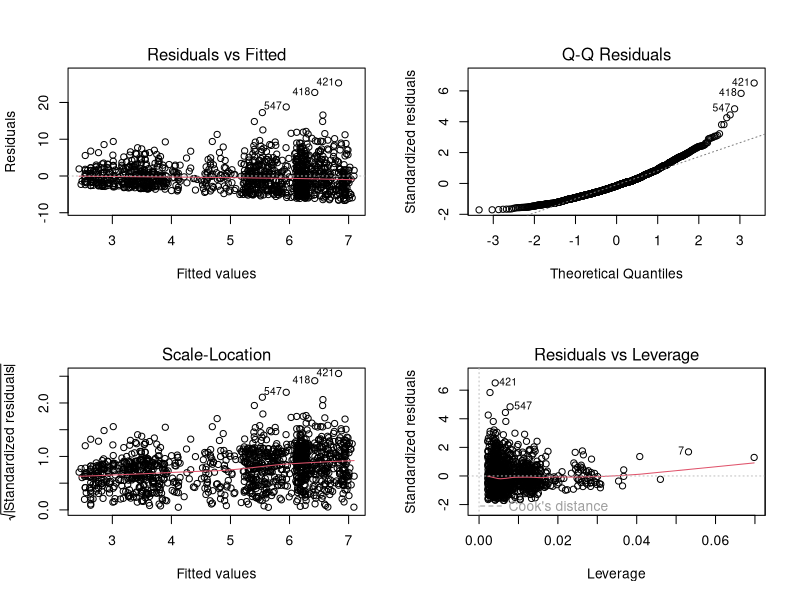
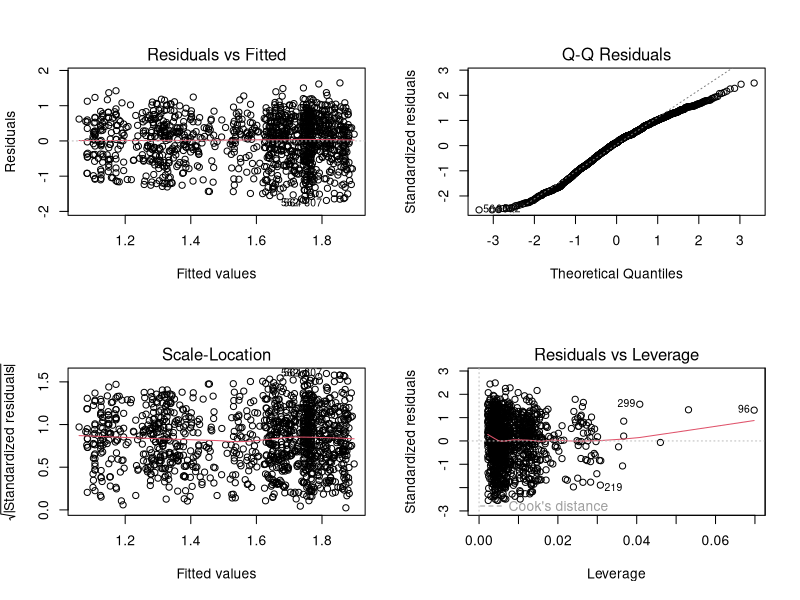
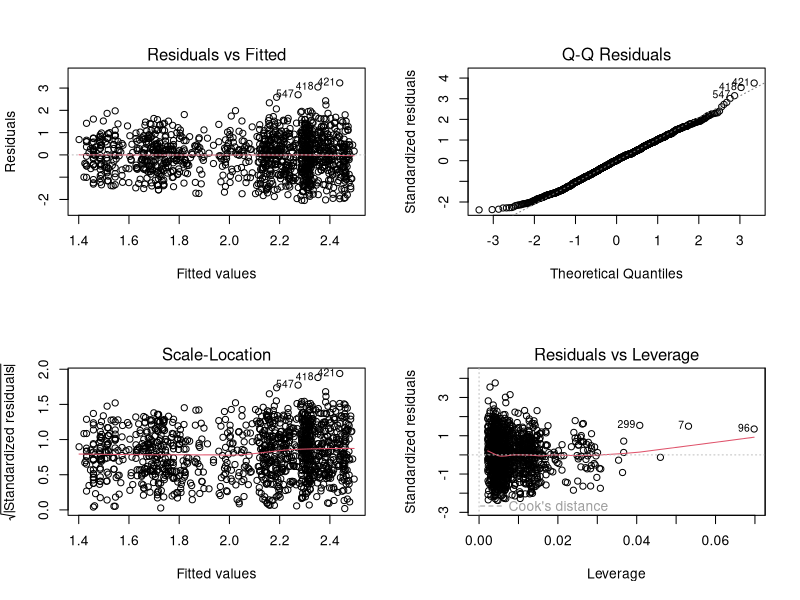

These figures' R source, in order:
library(tidyverse)

# Read the main analysis dataset
analysis <- read_csv("project datasets/analysis_data_final.csv")

# Check the data
glimpse(analysis)
summary(analysis)

# Set reference groups: 2012 and Live Phone
analysis <- analysis |>
  mutate(
    year = factor(year, levels = c(2012, 2016)),
    mode = factor(
      mode,
      levels = c("Live Phone", "Internet", "IVR/Online")
    )
  )

table(analysis$year, analysis$mode)

# Model 1: additive model
model_add <- lm(
  absolute_error ~ Undecided + days_to_election + mode + year,
  data = analysis
)

# Model 2: associations can differ by year
model_interaction <- lm(
  absolute_error ~ year * (Undecided + days_to_election + mode),
  data = analysis
)

summary(model_add)
summary(model_interaction)

# Compare the two nested models
anova(model_add, model_interaction)

# Check diagnostic plots for the interaction model
par(mfrow = c(2, 2))
plot(model_interaction)
par(mfrow = c(1, 1))

# Try a model with a transformed response
model_log <- lm(
  log1p(absolute_error) ~
    year * (Undecided + days_to_election + mode),
  data = analysis
)

par(mfrow = c(2, 2))
plot(model_log)
par(mfrow = c(1, 1))

summary(model_log)

# Check the largest Cook's distances
head(sort(cooks.distance(model_log), decreasing = TRUE), 10)

# Inspect the three largest Cook's distances for the log model
analysis[c(96, 219, 299),
         c("state", "year", "pollster", "mode", "absolute_error")]

model_log_additive <- lm(
  log1p(absolute_error) ~ Undecided + days_to_election + mode + year,
  data = analysis
)

anova(model_log_additive, model_log)

# Fit the same model using a square-root transformation (Final model)
model_sqrt <- lm(
  sqrt(absolute_error) ~ year * (Undecided + days_to_election + mode),
  data = analysis
)

# Check diagnostics
par(mfrow = c(2, 2))
plot(model_sqrt)
par(mfrow = c(1, 1))

summary(model_sqrt)

head(sort(cooks.distance(model_sqrt), decreasing = TRUE), 5)

# Inspect the five largest Cook's distances for the square-root model
analysis[c(96, 7, 299, 219, 237),
         c("state", "year", "pollster", "mode", "absolute_error")]

model_sqrt_additive <- lm(
  sqrt(absolute_error) ~ Undecided + days_to_election + mode + year,
  data = analysis
)

anova(model_sqrt_additive, model_sqrt)
